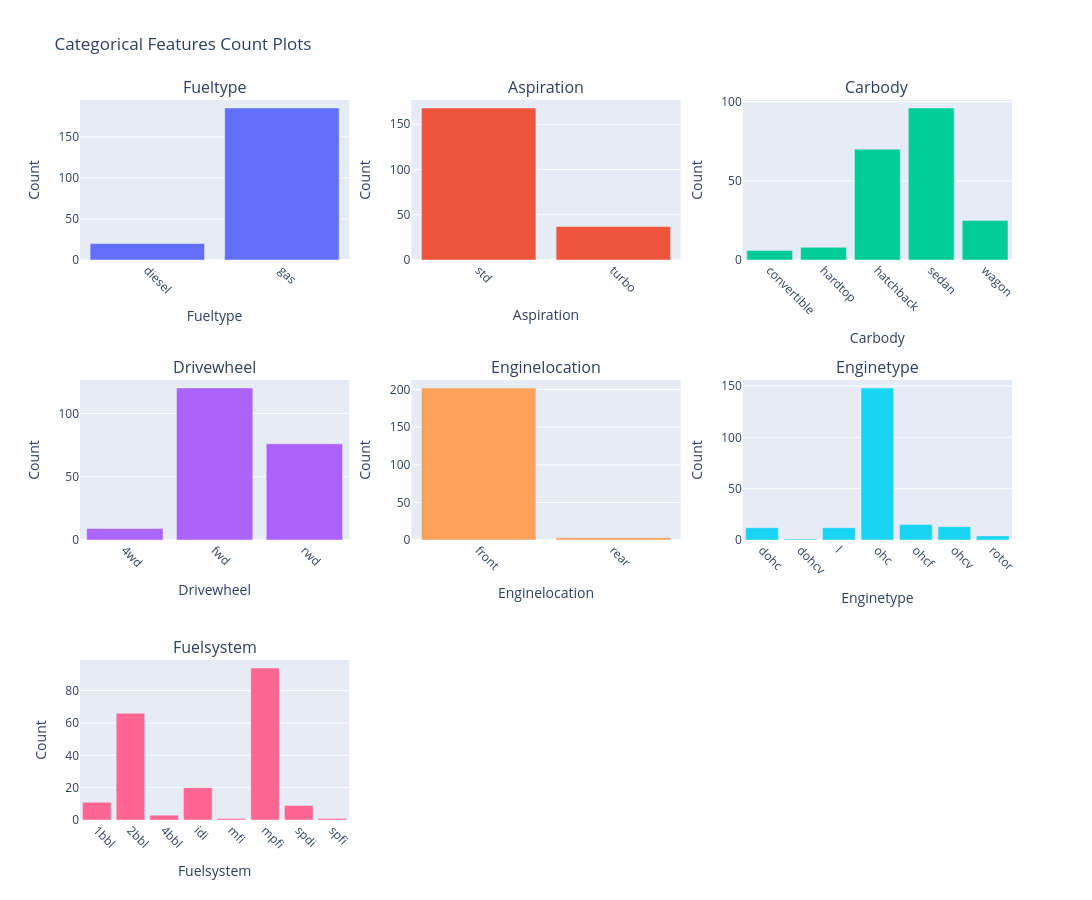

The notebook cell saved with this chart:
### Code cell
import plotly.subplots as sp

categorical_columns = ['fueltype', 'aspiration', 'carbody', 'drivewheel',
                       'enginelocation', 'enginetype', 'fuelsystem']

df_cat = df.copy()
for c in categorical_columns:
    df_cat[c] = (df_cat[c].astype('string').str.strip().fillna('dl'))

fig = sp.make_subplots(rows=3, cols=3,
    subplot_titles=[col.capitalize() for col in categorical_columns])

row, col = 1, 1
for column in categorical_columns:
    vc = (df_cat[column]
          .value_counts(dropna=False)   # alle mitnehmen
          .sort_index())                # fixe Reihenfolge (oder sort_values())
    print(vc.index)
    cats = list(map(str, vc.index))     # Kategorien als Strings

    fig.add_trace(
        go.Bar(x=cats, y=vc.values, name=column),
        row=row, col=col
    )

    fig.update_xaxes(
        type='category',
        title_text=column.capitalize(),
        categoryorder="array",
        categoryarray=cats,
        tickangle=45,
        row=row, col=col
    )
    fig.update_yaxes(title_text="Count", row=row, col=col)

    col += 1
    if col > 3:
        col = 1
        row += 1

fig.update_layout(height=900, width=1300, showlegend=False,
                  title_text="Categorical Features Count Plots",
                  bargap=0.15)
fig.show()

### Figure 1 — Plotly figure (JSON) as saved in the notebook; plotly's stock layout.template omitted (floating-point values rounded to 4 significant figures)
{"data": [{"name": "fueltype", "type": "bar", "x": ["diesel", "gas"], "xaxis": "x", "y": [20, 185], "yaxis": "y"}, {"name": "aspiration", "type": "bar", "x": ["std", "turbo"], "xaxis": "x2", "y": [168, 37], "yaxis": "y2"}, {"name": "carbody", "type": "bar", "x": ["convertible", "hardtop", "hatchback", "sedan", "wagon"], "xaxis": "x3", "y": [6, 8, 70, 96, 25], "yaxis": "y3"}, {"name": "drivewheel", "type": "bar", "x": ["4wd", "fwd", "rwd"], "xaxis": "x4", "y": [9, 120, 76], "yaxis": "y4"}, {"name": "enginelocation", "type": "bar", "x": ["front", "rear"], "xaxis": "x5", "y": [202, 3], "yaxis": "y5"}, {"name": "enginetype", "type": "bar", "x": ["dohc", "dohcv", "l", "ohc", "ohcf", "ohcv", "rotor"], "xaxis": "x6", "y": [12, 1, 12, 148, 15, 13, 4], "yaxis": "y6"}, {"name": "fuelsystem", "type": "bar", "x": ["1bbl", "2bbl", "4bbl", "idi", "mfi", "mpfi", "spdi", "spfi"], "xaxis": "x7", "y": [11, 66, 3, 20, 1, 94, 9, 1], "yaxis": "y7"}], "layout": {"annotations": [{"font": {"size": 16}, "showarrow": false, "text": "Fueltype", "x": 0.1444, "xanchor": "center", "xref": "paper", "y": 1, "yanchor": "bottom", "yref": "paper"}, {"font": {"size": 16}, "showarrow": false, "text": "Aspiration", "x": 0.5, "xanchor": "center", "xref": "paper", "y": 1, "yanchor": "bottom", "yref": "paper"}, {"font": {"size": 16}, "showarrow": false, "text": "Carbody", "x": 0.8556, "xanchor": "center", "xref": "paper", "y": 1, "yanchor": "bottom", "yref": "paper"}, {"font": {"size": 16}, "showarrow": false, "text": "Drivewheel", "x": 0.1444, "xanchor": "center", "xref": "paper", "y": 0.6111, "yanchor": "bottom", "yref": "paper"}, {"font": {"size": 16}, "showarrow": false, "text": "Enginelocation", "x": 0.5, "xanchor": "center", "xref": "paper", "y": 0.6111, "yanchor": "bottom", "yref": "paper"}, {"font": {"size": 16}, "showarrow": false, "text": "Enginetype", "x": 0.8556, "xanchor": "center", "xref": "paper", "y": 0.6111, "yanchor": "bottom", "yref": "paper"}, {"font": {"size": 16}, "showarrow": false, "text": "Fuelsystem", "x": 0.1444, "xanchor": "center", "xref": "paper", "y": 0.2222, "yanchor": "bottom", "yref": "paper"}], "bargap": 0.15, "height": 900, "showlegend": false, "title": {"text": "Categorical Features Count Plots"}, "width": 1300, "xaxis": {"anchor": "y", "categoryarray": ["diesel", "gas"], "categoryorder": "array", "domain": [0, 0.2889], "tickangle": 45, "title": {"text": "Fueltype"}, "type": "category"}, "xaxis2": {"anchor": "y2", "categoryarray": ["std", "turbo"], "categoryorder": "array", "domain": [0.3556, 0.6444], "tickangle": 45, "title": {"text": "Aspiration"}, "type": "category"}, "xaxis3": {"anchor": "y3", "categoryarray": ["convertible", "hardtop", "hatchback", "sedan", "wagon"], "categoryorder": "array", "domain": [0.7111, 1], "tickangle": 45, "title": {"text": "Carbody"}, "type": "category"}, "xaxis4": {"anchor": "y4", "categoryarray": ["4wd", "fwd", "rwd"], "categoryorder": "array", "domain": [0, 0.2889], "tickangle": 45, "title": {"text": "Drivewheel"}, "type": "category"}, "xaxis5": {"anchor": "y5", "categoryarray": ["front", "rear"], "categoryorder": "array", "domain": [0.3556, 0.6444], "tickangle": 45, "title": {"text": "Enginelocation"}, "type": "category"}, "xaxis6": {"anchor": "y6", "categoryarray": ["dohc", "dohcv", "l", "ohc", "ohcf", "ohcv", "rotor"], "categoryorder": "array", "domain": [0.7111, 1], "tickangle": 45, "title": {"text": "Enginetype"}, "type": "category"}, "xaxis7": {"anchor": "y7", "categoryarray": ["1bbl", "2bbl", "4bbl", "idi", "mfi", "mpfi", "spdi", "spfi"], "categoryorder": "array", "domain": [0, 0.2889], "tickangle": 45, "title": {"text": "Fuelsystem"}, "type": "category"}, "xaxis8": {"anchor": "y8", "domain": [0.3556, 0.6444]}, "xaxis9": {"anchor": "y9", "domain": [0.7111, 1]}, "yaxis": {"anchor": "x", "domain": [0.7778, 1], "title": {"text": "Count"}}, "yaxis2": {"anchor": "x2", "domain": [0.7778, 1], "title": {"text": "Count"}}, "yaxis3": {"anchor": "x3", "domain": [0.7778, 1], "title": {"text": "Count"}}, "yaxis4": {"anchor": "x4", "domain": [0.3889, 0.6111], "title": {"text": "Count"}}, "yaxis5": {"anchor": "x5", "domain": [0.3889, 0.6111], "title": {"text": "Count"}}, "yaxis6": {"anchor": "x6", "domain": [0.3889, 0.6111], "title": {"text": "Count"}}, "yaxis7": {"anchor": "x7", "domain": [0, 0.2222], "title": {"text": "Count"}}, "yaxis8": {"anchor": "x8", "domain": [0, 0.2222]}, "yaxis9": {"anchor": "x9", "domain": [0, 0.2222]}}}
